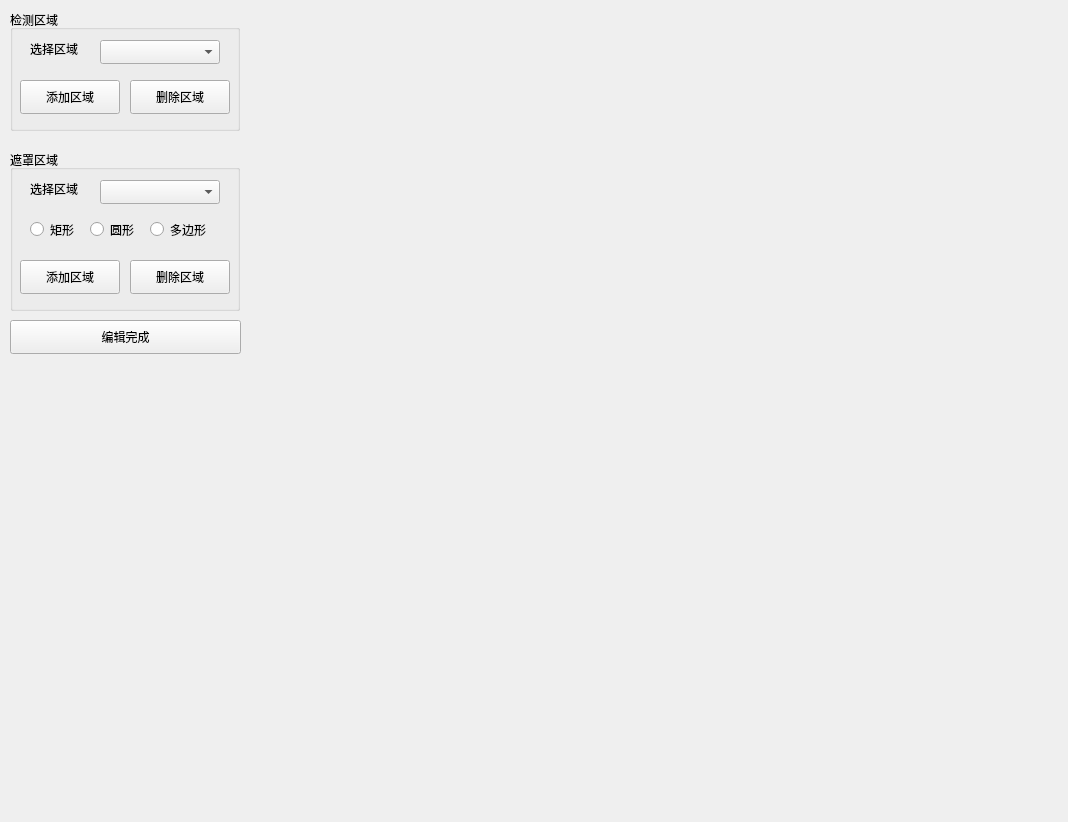
<?xml version="1.0" encoding="UTF-8"?>
<ui version="4.0">
 <class>QVLMaskEditor</class>
 <widget class="QWidget" name="QVLMaskEditor">
  <property name="geometry">
   <rect>
    <x>0</x>
    <y>0</y>
    <width>1068</width>
    <height>822</height>
   </rect>
  </property>
  <property name="windowTitle">
   <string>QVLMaskEditor</string>
  </property>
  <widget class="QLabel" name="label_Img">
   <property name="geometry">
    <rect>
     <x>250</x>
     <y>10</y>
     <width>800</width>
     <height>800</height>
    </rect>
   </property>
   <property name="text">
    <string/>
   </property>
  </widget>
  <widget class="QGroupBox" name="groupBox">
   <property name="geometry">
    <rect>
     <x>10</x>
     <y>10</y>
     <width>230</width>
     <height>121</height>
    </rect>
   </property>
   <property name="title">
    <string>检测区域</string>
   </property>
   <widget class="QPushButton" name="pushButton_addSelect">
    <property name="geometry">
     <rect>
      <x>10</x>
      <y>70</y>
      <width>100</width>
      <height>34</height>
     </rect>
    </property>
    <property name="text">
     <string>添加区域</string>
    </property>
   </widget>
   <widget class="QPushButton" name="pushButton_deleteSelect">
    <property name="geometry">
     <rect>
      <x>120</x>
      <y>70</y>
      <width>100</width>
      <height>34</height>
     </rect>
    </property>
    <property name="text">
     <string>删除区域</string>
    </property>
   </widget>
   <widget class="QComboBox" name="comboBox_selectIndex">
    <property name="geometry">
     <rect>
      <x>90</x>
      <y>30</y>
      <width>120</width>
      <height>24</height>
     </rect>
    </property>
   </widget>
   <widget class="QLabel" name="label_7">
    <property name="geometry">
     <rect>
      <x>20</x>
      <y>30</y>
      <width>81</width>
      <height>18</height>
     </rect>
    </property>
    <property name="text">
     <string>选择区域</string>
    </property>
   </widget>
  </widget>
  <widget class="QGroupBox" name="groupBox_2">
   <property name="geometry">
    <rect>
     <x>10</x>
     <y>150</y>
     <width>230</width>
     <height>161</height>
    </rect>
   </property>
   <property name="title">
    <string>遮罩区域</string>
   </property>
   <widget class="QPushButton" name="pushButton_addMask">
    <property name="geometry">
     <rect>
      <x>10</x>
      <y>110</y>
      <width>100</width>
      <height>34</height>
     </rect>
    </property>
    <property name="text">
     <string>添加区域</string>
    </property>
   </widget>
   <widget class="QPushButton" name="pushButton_deleteMask">
    <property name="geometry">
     <rect>
      <x>120</x>
      <y>110</y>
      <width>100</width>
      <height>34</height>
     </rect>
    </property>
    <property name="text">
     <string>删除区域</string>
    </property>
   </widget>
   <widget class="QComboBox" name="comboBox_maskIndex">
    <property name="geometry">
     <rect>
      <x>90</x>
      <y>30</y>
      <width>120</width>
      <height>24</height>
     </rect>
    </property>
   </widget>
   <widget class="QLabel" name="label_8">
    <property name="geometry">
     <rect>
      <x>20</x>
      <y>30</y>
      <width>81</width>
      <height>18</height>
     </rect>
    </property>
    <property name="text">
     <string>选择区域</string>
    </property>
   </widget>
   <widget class="QRadioButton" name="radioButton_rect">
    <property name="geometry">
     <rect>
      <x>20</x>
      <y>70</y>
      <width>61</width>
      <height>19</height>
     </rect>
    </property>
    <property name="text">
     <string>矩形</string>
    </property>
   </widget>
   <widget class="QRadioButton" name="radioButton_circle">
    <property name="geometry">
     <rect>
      <x>80</x>
      <y>70</y>
      <width>61</width>
      <height>19</height>
     </rect>
    </property>
    <property name="text">
     <string>圆形</string>
    </property>
   </widget>
   <widget class="QRadioButton" name="radioButton_polyline">
    <property name="geometry">
     <rect>
      <x>140</x>
      <y>70</y>
      <width>81</width>
      <height>19</height>
     </rect>
    </property>
    <property name="text">
     <string>多边形</string>
    </property>
   </widget>
  </widget>
  <widget class="QPushButton" name="pushButton_editDone">
   <property name="geometry">
    <rect>
     <x>10</x>
     <y>320</y>
     <width>231</width>
     <height>34</height>
    </rect>
   </property>
   <property name="text">
    <string>编辑完成</string>
   </property>
  </widget>
 </widget>
 <layoutdefault spacing="6" margin="11"/>
 <resources/>
 <connections/>
</ui>
